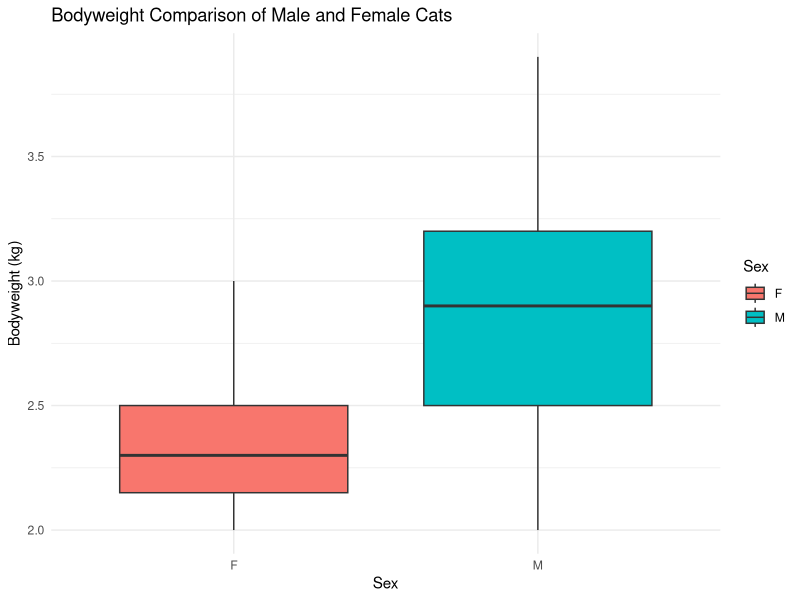
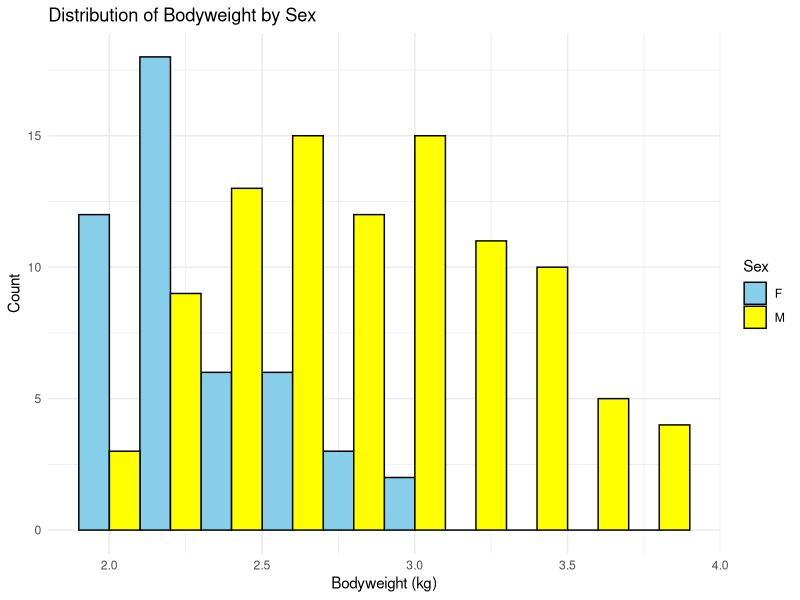
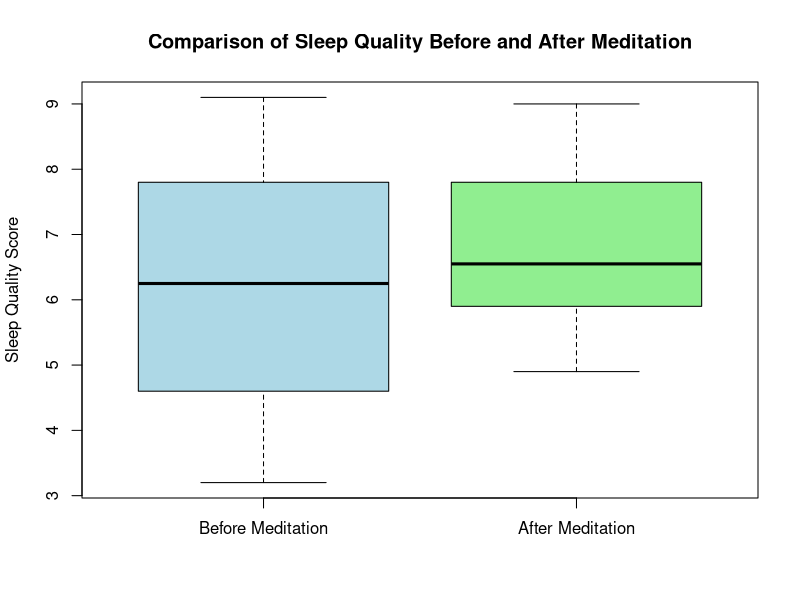

Source code (R) for these figures, in order:
# Step 1: Install and load MASS package
install.packages("MASS")  # You can skip this if the package is already installed
library(MASS)

# Step 2: Load and explore the 'cats' dataset
data(cats)
head(cats)  # View the first few rows of the dataset
str(cats)   # Check the structure of the dataset

# Step 3: Subset the data by gender
male_cats <- subset(cats, subset=(cats$Sex == "M"))
female_cats <- subset(cats, subset=(cats$Sex == "F"))

# Step 4: Perform two-sample t-test with unequal variance (Welch's t-test)
t_test_result <- t.test(male_cats$Bwt, female_cats$Bwt, var.equal = FALSE)

# Step 5: View the results of the t-test
t_test_result


#--------------------------Visualisation------------------------------------------------
# Load the necessary library
library(ggplot2)

# Boxplot: Male vs Female Bodyweights
ggplot(cats, aes(x=Sex, y=Bwt, fill=Sex)) +
  geom_boxplot() +
  labs(title="Bodyweight Comparison of Male and Female Cats",
       x="Sex", y="Bodyweight (kg)") +
  theme_minimal()

# Histogram: Distribution of Bodyweight for Male and Female Cats
ggplot(cats, aes(x=Bwt, fill=Sex)) +
  geom_histogram(position="dodge", binwidth=0.2, color="black") +
  labs(title="Distribution of Bodyweight by Sex",
       x="Bodyweight (kg)", y="Count") +
  theme_minimal() +
  scale_fill_manual(values=c("skyblue", "yellow"))

#-------------------------------Part_2--------------------------------------------

# Sleep quality scores before and after a relaxation technique
pre_meditation <- c(4.6, 7.8, 9.1, 5.6, 6.9, 8.5, 5.3, 7.1, 3.2, 4.4)
post_meditation <- c(6.6, 7.7, 9.0, 6.2, 7.8, 8.3, 5.9, 6.5, 5.8, 4.9)

# Perform a paired t-test
paired_t_test <- t.test(pre_meditation, post_meditation, paired = TRUE)

# Output the result
paired_t_test

# for level of significance = 0.05
if (paired_t_test$p.value < 0.05) {
  print("Reject the null hypothesis")
} else {
  print("Fail to reject the null hypothesis")
}

# for level of significance = 0.1
if (paired_t_test$p.value < 0.1) {
  print("Reject the null hypothesis")
} else {
  print("Fail to reject the null hypothesis")
}
#-----------------------------Visualisation-----------------------------------------------

# Visualize sleep quality before and after meditation
boxplot(pre_meditation, post_meditation, 
        names = c("Before Meditation", "After Meditation"), 
        col = c("lightblue", "lightgreen"),
        main = "Comparison of Sleep Quality Before and After Meditation",
        ylab = "Sleep Quality Score")


